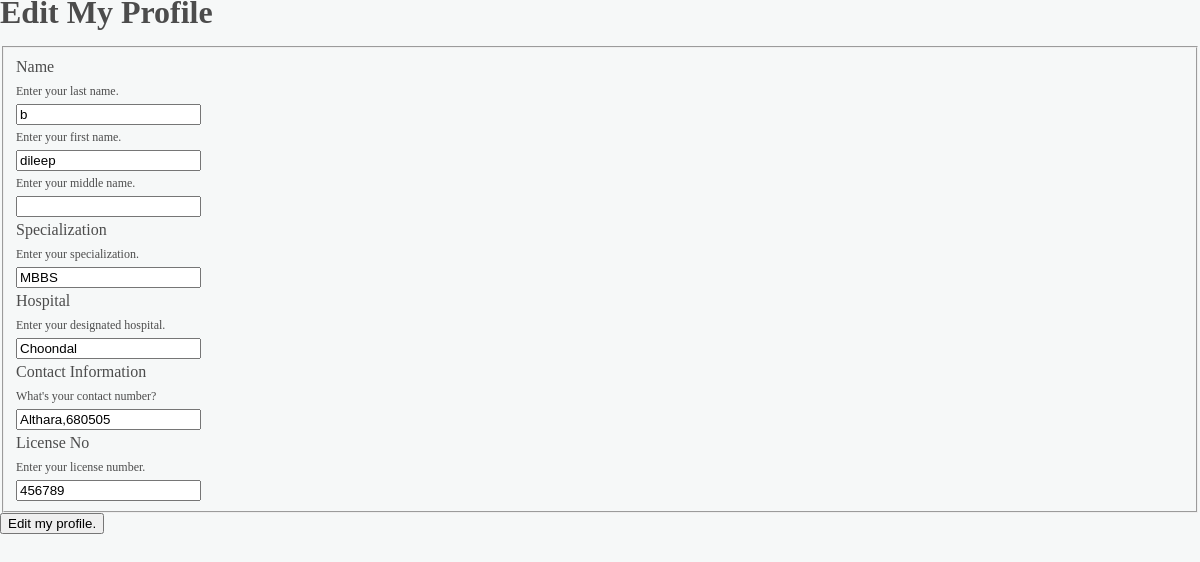
/admin001/edit_profile_doctor.php (signed in), run on the app's committed database.
### tables this page shows
CREATE TABLE IF NOT EXISTS `doctor` (
  `doctor_username` varchar(50) NOT NULL,
  `doctor_password` varchar(50) NOT NULL,
  `doctor_email` varchar(50) NOT NULL,
  `doctor_lname` varchar(50) NOT NULL,
  `doctor_fname` varchar(50) NOT NULL,
  `doctor_mname` varchar(50) NOT NULL,
  `doctor_specialization` varchar(50) NOT NULL,
  `doctor_hospital` varchar(50) NOT NULL,
  `contactno` varchar(50) default NULL,
  `doctor_rstatus` varchar(20) default NULL,
  `doctor_licenseno` int(20) default NULL,
  `doctor_sched_wday` varchar(160) default NULL,
  `doctor_sched_sat` varchar(160) default NULL,
  `doctor_sched_sun` varchar(160) default NULL
);

### admin001/edit_profile_doctor.php (the view, shortened to what this page needs)
<?php
	$username=$_SESSION["username"];
	$conn=mysql_connect("localhost","root","root")or die("can not connect");
	$query="select doctor_lname, doctor_fname, doctor_mname, doctor_specialization, doctor_hospital, contactno, doctor_licenseno from doctor where doctor_username='{$username}';";
	$result = mysql_query($query,$conn);
	$rows = mysql_num_rows($result);
	for ($i=0; $i<$rows; $i++){
				$tuple = mysql_fetch_array($result);
				$lastname = $tuple['doctor_lname'];
				$firstname = $tuple['doctor_fname'];
				$middlename = $tuple['doctor_mname'];
				$specialization = $tuple['doctor_specialization'];
				$hospital = $tuple['doctor_hospital'];
				$contact = $tuple['contactno'];
				$licenseinfo = $tuple['doctor_licenseno'];
			}
	echo"
		<html>
		<head>
			<title>Edit Profile</title>
			<link rel='stylesheet' type='text/css' href='css/dboardCSS.css'/>
		</head>
		<body>
			<div class='canvas'>
				<div class='signup'>
					<div id='form-content'>
					<h1>
						Edit My Profile
					</h1>
					<form action='editprofile_process_doc.php' method='post'>
					<fieldset class='textbox'>
							<div class='name'>
								<div class='fieldname1'>Name</div>
								<div class='holding'>
									<div class='sidetip'>Enter your last name.</div>
										<input class='lname' type='text' name='lname' value='$lastname' required='required'/>
									<div class='sidetip'>Enter your first name.</div>
										<input class='fname'type='text' name='fname' value='$firstname' required='required'/>
									<div class='sidetip'>Enter your middle name.</div>
										<input class='mname' type='text' name='mname' value='$middlename' required='required'/>
								</div>
							</div>
							<div name='specializaton'>
								<div class='fieldname'>Specialization</div>
								<div class='holding'>
									<div class='sidetip'>Enter your specialization.</div>
									<input type='text' value='$specialization' name='specialization' required='required'>
								</div>
							</div>
							<div class='hospital'>
								<div class='fieldname'>Hospital</div>
								<div class='holding'>
									<div class='sidetip'>Enter your designated hospital.</div>
									<input type='text' value='$hospital' name='hospital' required='required'/>
								</div>
							</div>
							<div class='contact'>
								<div class='fieldname'>Contact Information</div>
								<div class='holding'>
									<div class='sidetip'>What's your contact number?</div>
									<input type='text' value='$contact' name='cinfo' required='required'/>
								</div>
							</div>
							<div class='license'>
								<div class='fieldname'>License No</div>
								<div class='holding'>
									<div class='sidetip'>Enter your license number.</div>
									<input type='text' value='$licenseinfo' name='licenseno' required='required'/>
								</div>
							</div>
					</fieldset>
						<input id='submit_btn' type='submit' value='Edit my profile.' />
					</form>
					</div>
					<div id='footer'></div>
				</div>
			</div>
		</body>
		<html>";
?>

### admin001/css/dboardCSS.css (style rules this page uses)
body { background: #f6f8f8; color: #4C4C4C; line-height: 25px; margin: 0; }
.name { font-size: 32px; font-style: bold; }
.sidetip { font-size: 12px; }
.fieldname1 { font-size: 16px; }

### data on the page
doctor: lname "b", fname "dileep", specialization "MBBS", hospital "Choondal", cinfo "Althara,680505", licenseno "456789"
